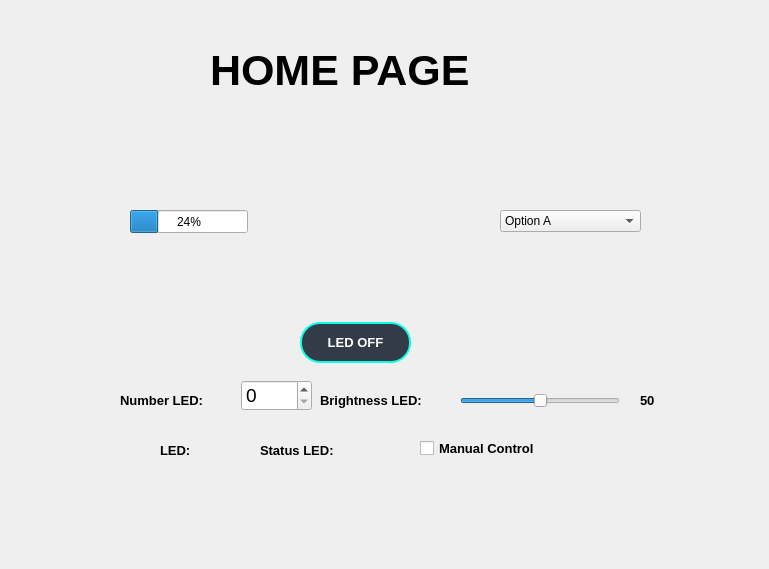
    <widget class="QWidget" name="page_Home">
     <widget class="QPushButton" name="btn_led">
      <property name="geometry">
       <rect>
        <x>300</x>
        <y>322</y>
        <width>111</width>
        <height>41</height>
       </rect>
      </property>
      <property name="font">
       <font>
        <family>Arial</family>
        <pointsize>10</pointsize>
        <weight>75</weight>
        <bold>true</bold>
       </font>
      </property>
      <property name="styleSheet">
       <string notr="true">QPushButton {
	color: rgb(255, 255, 255);
    border: 2px solid  rgb(11, 255, 227);
    border-radius: 20px;
    background-color: rgb(52, 59, 72);
}
QPushButton:hover {
	color: rgb(255, 255, 255);
	background-color: rgb(161, 161, 161);
    border: 2px solid rgb(109, 182, 168);
    border-radius: 20px; 

}
QPushButton:pressed { 
	color: rgb(255, 255, 255);
    background-color: rgb(35, 40, 49); 
    border: 2px solid rgb(43, 50, 61);

}</string>
      </property>
      <property name="text">
       <string>LED OFF</string>
      </property>
      <property name="icon">
       <iconset resource="icon_ui.qrc">
        <normaloff>:/icon/icon/icons8-off.png</normaloff>:/icon/icon/icons8-off.png</iconset>
      </property>
      <property name="iconSize">
       <size>
        <width>32</width>
        <height>32</height>
       </size>
      </property>
     </widget>
     <widget class="QLabel" name="label">
      <property name="geometry">
       <rect>
        <x>210</x>
        <y>40</y>
        <width>400</width>
        <height>61</height>
       </rect>
      </property>
      <property name="font">
       <font>
        <family>Arial</family>
        <pointsize>32</pointsize>
        <weight>75</weight>
        <italic>false</italic>
        <bold>true</bold>
       </font>
      </property>
      <property name="text">
       <string>HOME PAGE</string>
      </property>
     </widget>
     <widget class="QSpinBox" name="spin_numLED">
      <property name="geometry">
       <rect>
        <x>241</x>
        <y>380</y>
        <width>71</width>
        <height>31</height>
       </rect>
      </property>
      <property name="font">
       <font>
        <pointsize>14</pointsize>
       </font>
      </property>
     </widget>
     <widget class="QSlider" name="slider_brightness">
      <property name="geometry">
       <rect>
        <x>460</x>
        <y>390</y>
        <width>160</width>
        <height>22</height>
       </rect>
      </property>
      <property name="value">
       <number>50</number>
      </property>
      <property name="orientation">
       <enum>Qt::Horizontal</enum>
      </property>
     </widget>
     <widget class="QLabel" name="label_2">
      <property name="geometry">
       <rect>
        <x>120</x>
        <y>390</y>
        <width>111</width>
        <height>20</height>
       </rect>
      </property>
      <property name="font">
       <font>
        <family>Arial</family>
        <pointsize>10</pointsize>
        <weight>75</weight>
        <bold>true</bold>
       </font>
      </property>
      <property name="text">
       <string>Number LED:</string>
      </property>
     </widget>
     <widget class="QLabel" name="label_3">
      <property name="geometry">
       <rect>
        <x>320</x>
        <y>390</y>
        <width>141</width>
        <height>20</height>
       </rect>
      </property>
      <property name="font">
       <font>
        <family>Arial</family>
        <pointsize>10</pointsize>
        <weight>75</weight>
        <bold>true</bold>
       </font>
      </property>
      <property name="text">
       <string>Brightness LED:</string>
      </property>
     </widget>
     <widget class="QLabel" name="lb_LED">
      <property name="geometry">
       <rect>
        <x>300</x>
        <y>110</y>
        <width>100</width>
        <height>180</height>
       </rect>
      </property>
      <property name="text">
       <string/>
      </property>
      <property name="pixmap">
       <pixmap resource="icon_ui.qrc">:/icon/icon/led_off.png</pixmap>
      </property>
      <property name="scaledContents">
       <bool>true</bool>
      </property>
     </widget>
     <widget class="QLabel" name="label_5">
      <property name="geometry">
       <rect>
        <x>260</x>
        <y>440</y>
        <width>131</width>
        <height>20</height>
       </rect>
      </property>
      <property name="font">
       <font>
        <family>Arial</family>
        <pointsize>10</pointsize>
        <weight>75</weight>
        <bold>true</bold>
       </font>
      </property>
      <property name="text">
       <string>Status LED:</string>
      </property>
     </widget>
     <widget class="QLabel" name="lb_brightness">
      <property name="geometry">
       <rect>
        <x>640</x>
        <y>390</y>
        <width>61</width>
        <height>20</height>
       </rect>
      </property>
      <property name="font">
       <font>
        <family>Arial</family>
        <pointsize>10</pointsize>
        <weight>75</weight>
        <bold>true</bold>
       </font>
      </property>
      <property name="text">
       <string>50</string>
      </property>
     </widget>
     <widget class="QLabel" name="lb_background">
      <property name="geometry">
       <rect>
        <x>0</x>
        <y>0</y>
        <width>760</width>
        <height>560</height>
       </rect>
      </property>
      <property name="text">
       <string/>
      </property>
      <property name="scaledContents">
       <bool>true</bool>
      </property>
     </widget>
     <widget class="QCheckBox" name="checkBox">
      <property name="geometry">
       <rect>
        <x>420</x>
        <y>440</y>
        <width>161</width>
        <height>17</height>
       </rect>
      </property>
      <property name="font">
       <font>
        <family>Arial</family>
        <pointsize>10</pointsize>
        <weight>75</weight>
        <bold>true</bold>
       </font>
      </property>
      <property name="text">
       <string>Manual Control</string>
      </property>
     </widget>
     <widget class="QLabel" name="label_8">
      <property name="geometry">
       <rect>
        <x>160</x>
        <y>440</y>
        <width>81</width>
        <height>20</height>
       </rect>
      </property>
      <property name="font">
       <font>
        <family>Arial</family>
        <pointsize>10</pointsize>
        <weight>75</weight>
        <bold>true</bold>
       </font>
      </property>
      <property name="text">
       <string>LED:</string>
      </property>
     </widget>
     <widget class="QProgressBar" name="progressBar">
      <property name="geometry">
       <rect>
        <x>130</x>
        <y>210</y>
        <width>118</width>
        <height>23</height>
       </rect>
      </property>
      <property name="value">
       <number>24</number>
      </property>
     </widget>
     <widget class="QComboBox" name="comboBox">
      <property name="geometry">
       <rect>
        <x>500</x>
        <y>210</y>
        <width>141</width>
        <height>22</height>
       </rect>
      </property>
      <item>
       <property name="text">
        <string>Option A</string>
       </property>
      </item>
      <item>
       <property name="text">
        <string>Option B</string>
       </property>
      </item>
      <item>
       <property name="text">
        <string>Option C</string>
       </property>
      </item>
     </widget>
     <zorder>lb_background</zorder>
     <zorder>btn_led</zorder>
     <zorder>label</zorder>
     <zorder>spin_numLED</zorder>
     <zorder>slider_brightness</zorder>
     <zorder>label_2</zorder>
     <zorder>label_3</zorder>
     <zorder>lb_LED</zorder>
     <zorder>label_5</zorder>
     <zorder>lb_brightness</zorder>
     <zorder>checkBox</zorder>
     <zorder>label_8</zorder>
     <zorder>progressBar</zorder>
     <zorder>comboBox</zorder>
    </widget>
